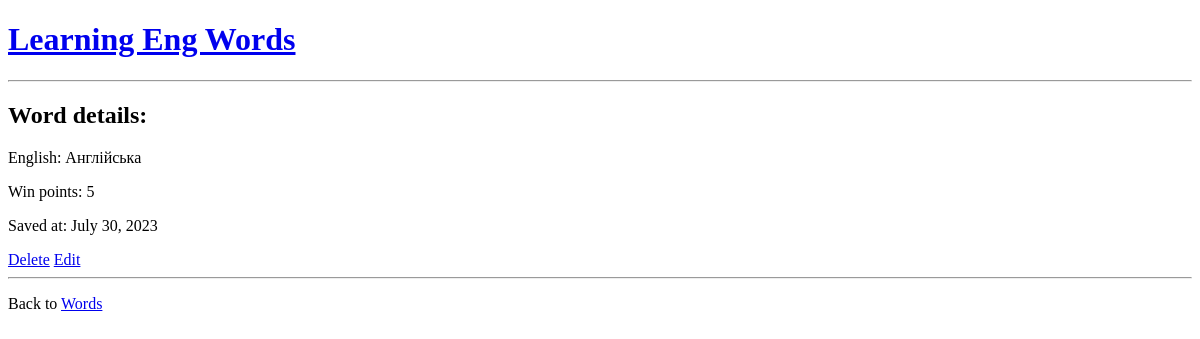
/mywords/details/8/, run on an earlier commit of the app's database.
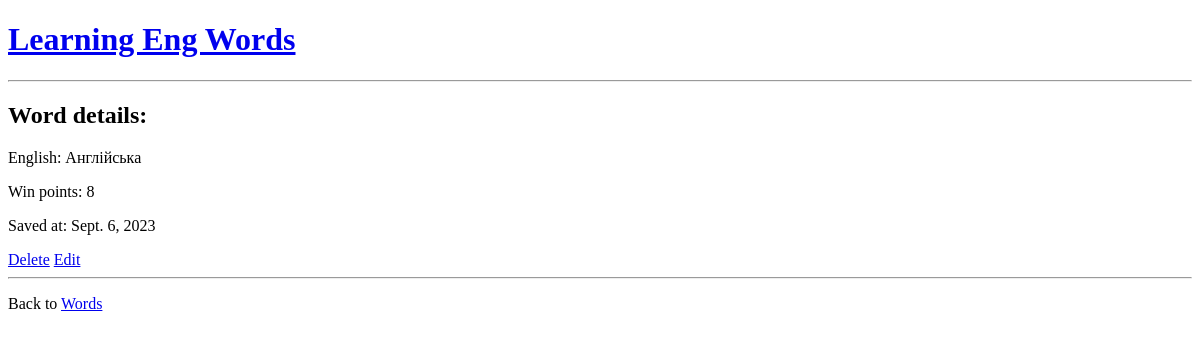
And on a later commit of the database.
### base/models.py (models this page shows, shortened)
class Word(models.Model):
    eng_word = models.CharField(max_length=50, blank=False)
    translate_word = models.CharField(max_length=200, blank=False)
    date = models.DateField(auto_now=True)
    score = models.IntegerField(default=0)
    objects = models.Manager

### base/views.py (the view)
# urls.py: path('mywords/details/<int:id>/', views.details, name='details'),
def details(request, id):
    myword = Word.objects.get(id=id)
    template = loader.get_template('base/details.html')
    context = {
        'myword': myword,
    }
    return HttpResponse(template.render(context, request))

### base/templates/base/details.html (shortened to what this page needs)
{% extends "base/master.html" %}
{% block content %}
    <h1><a href="/ ">Learning Eng Words</a> </h1>
    <hr>
    <h2>Word details:</h2>
    <p>{{ myword.eng_word}}: {{ myword.translate_word }}</p>
    <p>Win points: {{ myword.score }} </p>
    <p>Saved at: {{ myword.date }}</p>
    <a href="{% url 'delete-word' myword.id %}">Delete</a>
    <a href="{% url 'update-word' myword.id %}">Edit</a>
    <hr>
    <p>Back to <a href="/mywords">Words</a></p>
{% endblock %}

What changed in the data, as far as the page shows it:
changed Word "English": score "5" → "8"; date "July 30, 2023" → "Sept. 6, 2023"
